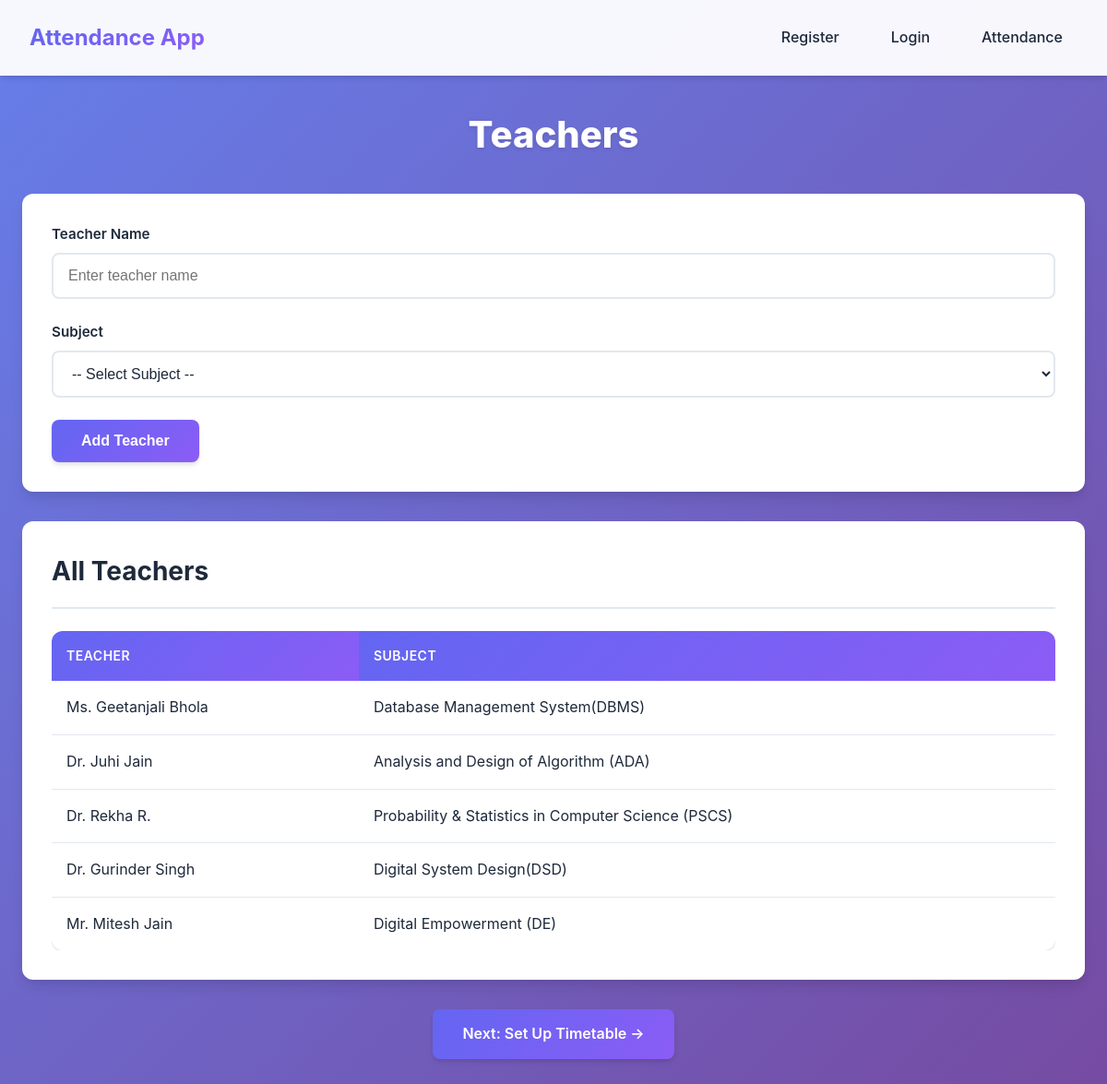
The page /teachers on the database its author committed.
### models.py (models this page shows)
class Teacher(db.Model):
	__tablename__ = 'teachers'
	id = db.Column(db.Integer, primary_key=True)
	name = db.Column(db.String, nullable=False)
	email = db.Column(db.String)
	password_hash = db.Column(db.String, nullable=False)

class Subject(db.Model):
	__tablename__ = 'subjects'
	id = db.Column(db.Integer, primary_key=True)
	subject_name = db.Column(db.String, nullable=False)
	is_core = db.Column(db.Boolean, default=False, nullable=False)
	is_elective = db.Column(db.Boolean, default=False, nullable=False)

### app.py (the view, shortened to what this page needs)
@app.route('/teachers', methods=["GET", "POST"])
def teachers():
	teacher_subjects = db.session.query(
		Teacher.name.label('teacher_name'),
		Subject.subject_name.label('subject_name')
	).join(TeacherSubject, Teacher.id == TeacherSubject.teacher_id).join(
		Subject, TeacherSubject.subject_id == Subject.id
	).all()
	subjects = Subject.query.all()
	return render_template('teachers.html', teacher_subjects=teacher_subjects, subjects=subjects)

### templates/teachers.html (shortened to what this page needs)
<!doctype html>
<html lang="en">
<head>
	<link rel="stylesheet" href="/static/style.css">
</head>
<body>
	{% include 'header.html' %}
	<div class="container">
		<h1 class="page-title">Teachers</h1>
		<div class="card">
			<form method="post">
				<div class="form-group">
					<label>Teacher Name</label>
					<input type="text" name="name" placeholder="Enter teacher name" required>
				</div>
				<div class="form-group">
					<label>Subject</label>
					<select name="subject_id" required>
						<option value="">-- Select Subject --</option>
					</select>
				</div>
				<button type="submit" class="btn btn-primary">Add Teacher</button>
			</form>
		</div>
		<div class="card">
			<h2 class="card-title">All Teachers</h2>
			<div class="table-container">
				<table>
					<thead>
						<tr>
							<th>Teacher</th>
							<th>Subject</th>
						</tr>
					</thead>
					<tbody>
						{% for item in teacher_subjects %}
						<tr>
							<td>{{ item.teacher_name }}</td>
							<td>{{ item.subject_name }}</td>
						</tr>
						{% endfor %}
					</tbody>
				</table>
			</div>
		</div>
		<div style="margin-top: 20px; text-align: center;">
			<a href="/timetable" class="btn btn-primary">Next: Set Up Timetable →</a>
		</div>
	</div>
</body>
</html>

### static/style.css (style rules this page uses)
* { margin: 0; padding: 0; box-sizing: border-box; }
:root { --primary: #6366f1; --primary-dark: #4f46e5; --primary-light: #818cf8; --secondary: #8b5cf6; --success: #10b981; --danger: #ef4444; --warning: #f59e0b; --info: #3b82f6; --bg: #f8fafc; --bg-card: #ffffff; --text: #1e293b; --text-light: #64748b; --border: #e2e8f0; --shadow: 0 1px 3px 0 rgba(0, 0, 0, 0.1), 0 1px 2px 0 rgba(0, 0, 0, 0.06); --shadow-md: 0 4px 6px -1px rgba(0, 0, 0, 0.1), 0 2px 4px -1px rgba(0, 0, 0, 0.06); --shadow-lg: 0 10px 15px -3px rgba(0, 0, 0, 0.1), 0 4px 6px -2px rgba(0, 0, 0, 0.05); --radius: 12px; --radius-sm: 8px; }
body { font-family: 'Inter', -apple-system, BlinkMacSystemFont, 'Segoe UI', Roboto, sans-serif; background: linear-gradient(135deg, #667eea 0%, #764ba2 100%); min-height: 100vh; color: var(--text); line-height: 1.6; }
.container { max-width: 1200px; margin: 2rem auto; padding: 0 1.5rem; }
.card { background: var(--bg-card); border-radius: var(--radius); box-shadow: var(--shadow-lg); padding: 2rem; margin-bottom: 2rem; transition: transform 0.3s ease, box-shadow 0.3s ease; }
.card-title { font-size: 1.75rem; font-weight: 700; color: var(--text); margin-bottom: 1.5rem; padding-bottom: 1rem; border-bottom: 2px solid var(--border); }
.page-title { font-size: 2.5rem; font-weight: 800; color: white; text-align: center; margin-bottom: 2rem; text-shadow: 0 2px 4px rgba(0, 0, 0, 0.1); }
.form-group { margin-bottom: 1.5rem; }
.form-group label { display: block; font-weight: 600; color: var(--text); margin-bottom: 0.5rem; font-size: 0.95rem; }
.form-group input[type="text"], .form-group input[type="email"], .form-group input[type="password"], .form-group input[type="number"], .form-group input[type="time"], .form-group select, .form-group textarea { width: 100%; padding: 0.875rem 1rem; border: 2px solid var(--border); border-radius: var(--radius-sm); font-size: 1rem; transition: all 0.3s ease; background: var(--bg-card); color: var(--text); }
.btn { padding: 0.875rem 2rem; border: none; border-radius: var(--radius-sm); font-size: 1rem; font-weight: 600; cursor: pointer; transition: all 0.3s ease; text-decoration: none; display: inline-block; text-align: center; }
.btn-primary { background: linear-gradient(135deg, var(--primary) 0%, var(--secondary) 100%); color: white; box-shadow: var(--shadow-md); }
.table-container { overflow-x: auto; margin-top: 1.5rem; }
table { width: 100%; border-collapse: collapse; background: var(--bg-card); border-radius: var(--radius); overflow: hidden; box-shadow: var(--shadow); }
table th { background: linear-gradient(135deg, var(--primary) 0%, var(--secondary) 100%); color: white; padding: 1rem; text-align: left; font-weight: 600; text-transform: uppercase; font-size: 0.875rem; letter-spacing: 0.5px; }
table td { padding: 1rem; border-bottom: 1px solid var(--border); }
table tr:last-child td { border-bottom: none; }

### rows shown on the page
Teacher: teacher_name "Ms. Geetanjali Bhola", subject_name "Database Management System(DBMS)"
Teacher: teacher_name "Dr. Juhi Jain", subject_name "Analysis and Design of Algorithm (ADA)"
Teacher: teacher_name "Dr. Rekha R.", subject_name "Probability & Statistics in Computer Science (PSCS)"
Teacher: teacher_name "Dr. Gurinder Singh", subject_name "Digital System Design(DSD)"
Teacher: teacher_name "Mr. Mitesh Jain", subject_name "Digital Empowerment (DE)"
